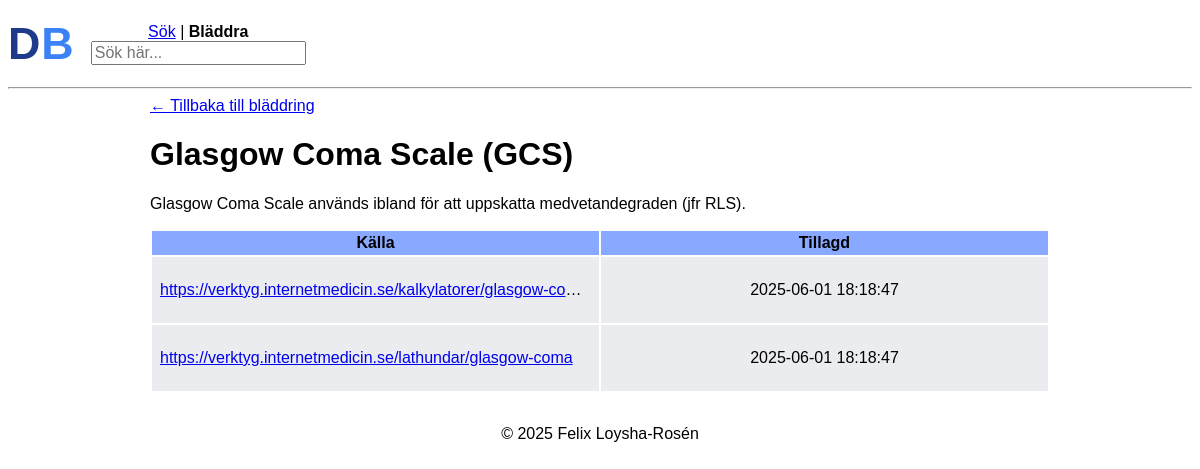
/26?from=, run on the app's committed database.
### tables this page shows
CREATE TABLE docs (
    id INTEGER PRIMARY KEY AUTOINCREMENT,
    name TEXT NOT NULL UNIQUE,
    abbreviation TEXT,
    description TEXT NOT NULL,
    keywords TEXT,
    date_added TIMESTAMP DEFAULT CURRENT_TIMESTAMP
);

CREATE TABLE links (
    id INTEGER PRIMARY KEY AUTOINCREMENT,
    doc_id INTEGER NOT NULL,
    docbase_link TEXT,
    source_link TEXT,
    votes INTEGER DEFAULT 0,
    date_added TIMESTAMP DEFAULT CURRENT_TIMESTAMP,
    FOREIGN KEY (doc_id) REFERENCES docs(id) ON DELETE CASCADE
);

### app.py (the view)
@app.route("/<int:id>")
def show_detail(id):
    if id <= 0:
        return "Invalid ID", 400
    referrer = request.args.get("from", "")
    conn = get_db_connection()
    doc = conn.execute(
        "SELECT * FROM docs WHERE id = ?",
        (id,),
    ).fetchone()
    if doc is None:
        return "doc not found", 404
    links = conn.execute(
        "SELECT * FROM links WHERE doc_id = ?",
        (id,),
    ).fetchall()
    conn.close()
    return render_template("detail.html", doc=doc, links=links, referrer=referrer)

### app.py (called while the page is built)
def get_db_connection():
    conn = sqlite3.connect("docbase.db")
    conn.row_factory = sqlite3.Row
    return conn

### templates/detail.html (shortened to what this page needs)
{% extends "base.html" %}
{% block body %}
    <header class="search-header">
        <div class="text-logo">
            <a href="{{ url_for('index') }}" class="logo"><span class="doc">D</span><span class="base">B</span></a>
        </div>
        <div class="search-bar">
            {% if referrer %}
            <p><strong>Sök</strong> | <a href="{{ url_for('browse') }}">Bläddra</a></p>
            {% else %}
            <p><a href="{{ url_for('search') }}">Sök</a> | <strong>Bläddra</strong></p>
            {% endif %}
            <form action="/s" method="get">
                <input class="q" autocomplete="off" autofocus name="q" placeholder="Sök här..." type="search">
            </form>
        </div>
    </header>
    <main class="main-detail">
        <hr>
        <div class="detail-outer-container">
            <div class="detail-inner-container">
                <div class="back-button">
                    {% if referrer %}
                        <a href="{{ url_for('search', q=referrer) }}" class="back-link">← Tillbaka till sökresultaten</a>
                    {% else %}
                        <a href="{{ url_for('browse') }}" class="back-link">← Tillbaka till bläddring</a>
                    {% endif %}
                </div>
                <h1>
                    {{ doc.name }}
                    {% if doc.abbreviation %}
                        ({{ doc.abbreviation }})
                    {% endif %}
                </h1>
                {% if doc.description %}
                <p>{{ doc.description }}</p>
                {% endif %}
                {% if links %}
                <table class="links-table">
                    <tr>
                        {% if links|selectattr('source_link')|list %}
                            <th>Källa</th>
                        {% endif %}
                        <th>Tillagd</th>
                    </tr>
                    {% for link in links %}
                    <tr>
                        {% if link.source_link %}
                        <td>
                            <p class="links-table-link">
                                <a href="{{ link.source_link }}">
                                    {{ link.source_link }}
                                </a>
                            </p>
                        </td>
                        {% endif %}
                        <td class="date-added">
                            <p>{{ link.date_added }}</p>
                        </td>
                    </tr>
                    {% endfor %}
                </table>
                {% endif %}
            </div>
        </div>
    </main>
{% endblock %}

### static/style.css (style rules this page uses)
html { font-family: Arial, Helvetica, sans-serif; }
.detail-outer-container { display: flex; flex-direction: column; align-items: center; justify-content: center; width: 100%; }
.detail-inner-container { width: 100%; max-width: 900px; padding: 0 20px; }
.text-logo { font-family: 'Arial', sans-serif; font-size: 2.8em; font-weight: bold; color: #2563eb; padding: 10px 0; letter-spacing: 1px; }
.text-logo .doc { color: #1e3a8a; }
.text-logo .base { color: #3b82f6; }
.logo { text-decoration: none; }
.search-header { display: flex; align-items: center; gap: 1em; }
th { padding: 3px; background-color: rgb(136, 169, 255); }
.q { max-width: 300px; font-size: 16px; }
.search-bar p { margin: 0; text-align: center; }
tr { background-color: rgba(227, 229, 233, 0.715) }
td { padding: 0 3px; }
.links-table-link { overflow: hidden; text-overflow: ellipsis; white-space: nowrap; display: block; }
.links-table { max-width: 900px; width: 100%; table-layout: fixed; margin: 1em 0; }
.links-table td { max-width: 0; overflow: hidden; padding: 8px; }
.date-added { text-align: center !important; }

### data on the page
docs: name "Glasgow Coma Scale", abbreviation "GCS", description "Glasgow Coma Scale används ibland för att uppskatta medvetandegraden (jfr RLS)."
links: source_link "https://verktyg.internetmedicin.se/kalkylatorer/glasgow-co…", date_added "2025-06-01 18:18:47"
links: source_link "https://verktyg.internetmedicin.se/lathundar/glasgow-coma", date_added "2025-06-01 18:18:47"
